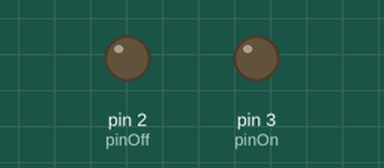
A sketch run on a simulated Arduino Uno, built with avr-gcc and run on an emulated ATmega328P. Shown: output pins drawn as LEDs (lit = HIGH).

Above: at 1.5 s.
At 2.7 s:
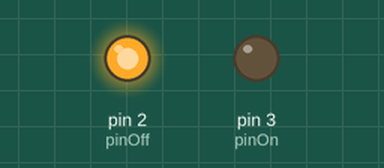
At 5.1 s:
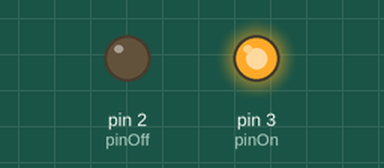
Timing chart, 0 to 6.2 s (numbered marks = the images above):
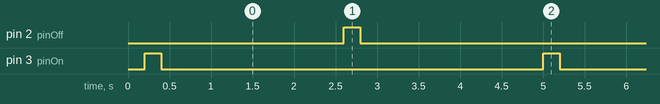

Measured:
- by itself, pin 2 (pinOff), pin 3 (pinOn): alternates HIGH for 0.20 s and LOW for 4.6 s
- by itself, everything shown: repeats every 4.8 s, in 4 steps

The sketch:

Lights.ino
```cpp
int pinOn = 3;
int pinOff = 2;

boolean lightOn = false;
// the setup routine runs once when you press reset:
void setup()
{
  // initialize the digital pin as an output.
  pinMode(pinOn, OUTPUT);
  pinMode(pinOff, OUTPUT);
  Serial.begin(9600);


//
//  WiFly.begin();
//
//  if (!WiFly.join(ssid, passphrase)) {
//    Serial.println("Association failed.");
//    while (1) {
//      // Hang on failure.
//    }
//  }
//
//  Serial.println("connecting...");


  //  if (client.connect()) {
  //    Serial.println("connected");
  //    client.println("GET /testconnection.php?sender=arduino&arg=0 HTTP/1.0");
  //    client.println();
  //  }
  //  else {
  //    Serial.println("connection failed");
  //  }

}

void loop()
{
  lightsOn();
   delay(2000);
  lightsOff();
 delay(2000);

}

//uint32_t timeLastUpdated;
//int count = 0;
//void loop()
//{
//  if (millis() - timeLastUpdated > TIMETOUPDATE)
//  {
//    timeLastUpdated = millis();
//    if (client.connect())
//    {
////      Serial.println("connected");
//      client.println("GET /server/www/arubi.php?sender=arduino&arg=0 HTTP/1.0");
//      client.println();
//      String mainStr = "";
//      String str = "";
//
//      delay(2000);
//      while (client.connected())
//      {
//        if(client.available())
//        {
//          char c = client.read();
//          if(c == '\n')
//          {
//            mainStr += str + "\n";
//            str = "";
//            //            Serial.println(str);
//            if(str.indexOf("light") != -1)
//              break;
//          }
//          else
//          {
//            str += c;
//          }
//        }
//      }
//
//      Serial.println(str);
//      if(str == "lightsOn")
//        lightsOn();
//      else if(str == "lightsOff")
//        lightsOff();
//    }
//    else {
//      Serial.println("connection failed");
//    }
//    if (client.connected()) {
//      Serial.println("disconnecting.");
//      client.stop();
//      Serial.println("disconnected.");
//    }
//  }
//}

// turn the lights on
void lightsOn()
{
  digitalWrite(pinOff, LOW);
  delay(200);
  digitalWrite(pinOn, HIGH);
  delay(200);
  digitalWrite(pinOn, LOW);
}

// turn the lights off
void lightsOff()
{
  digitalWrite(pinOn, LOW);
  delay(200);
  digitalWrite(pinOff, HIGH);
  delay(200);
  digitalWrite(pinOff, LOW);
}
```
